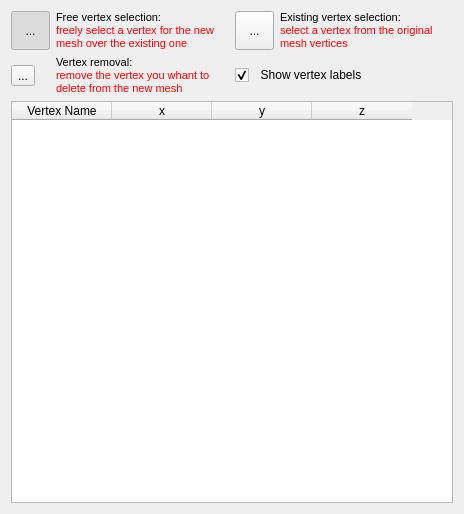
     <widget class="QWidget" name="pageVertexSelect" >
      <property name="geometry" >
       <rect>
        <x>0</x>
        <y>0</y>
        <width>464</width>
        <height>514</height>
       </rect>
      </property>
      <attribute name="label" >
       <string>1 - Vertex selection</string>
      </attribute>
      <layout class="QGridLayout" name="gridLayout_2" >
       <item row="0" column="0" >
        <widget class="QToolButton" name="ButtonSelectVertexFree" >
         <property name="minimumSize" >
          <size>
           <width>39</width>
           <height>39</height>
          </size>
         </property>
         <property name="toolTip" >
          <string>&lt;!DOCTYPE HTML PUBLIC "-//W3C//DTD HTML 4.0//EN" "http://www.w3.org/TR/REC-html40/strict.dtd">
&lt;html>&lt;head>&lt;meta name="qrichtext" content="1" />&lt;style type="text/css">
p, li { white-space: pre-wrap; }
&lt;/style>&lt;/head>&lt;body style=" font-family:'MS Shell Dlg 2'; font-size:9pt; font-weight:400; font-style:normal;">
&lt;p style=" margin-top:0px; margin-bottom:0px; margin-left:0px; margin-right:0px; -qt-block-indent:0; text-indent:0px; font-size:8pt;">Free vertex selection&lt;/p>&lt;/body>&lt;/html></string>
         </property>
         <property name="text" >
          <string>...</string>
         </property>
         <property name="icon" >
          <iconset>
           <normaloff>://images/1-Free_V_Select.png</normaloff>://images/1-Free_V_Select.png</iconset>
         </property>
         <property name="iconSize" >
          <size>
           <width>24</width>
           <height>24</height>
          </size>
         </property>
         <property name="checkable" >
          <bool>true</bool>
         </property>
         <property name="checked" >
          <bool>true</bool>
         </property>
         <property name="autoExclusive" >
          <bool>true</bool>
         </property>
        </widget>
       </item>
       <item row="0" column="1" >
        <widget class="QLabel" name="label_6" >
         <property name="text" >
          <string>&lt;!DOCTYPE HTML PUBLIC "-//W3C//DTD HTML 4.0//EN" "http://www.w3.org/TR/REC-html40/strict.dtd">
&lt;html>&lt;head>&lt;meta name="qrichtext" content="1" />&lt;style type="text/css">
p, li { white-space: pre-wrap; }
&lt;/style>&lt;/head>&lt;body style=" font-family:'MS Shell Dlg 2'; font-size:9pt; font-weight:400; font-style:normal;">
&lt;p style=" margin-top:0px; margin-bottom:0px; margin-left:0px; margin-right:0px; -qt-block-indent:0; text-indent:0px; font-size:8pt;">&lt;span style=" color:#000000;">Free vertex selection:&lt;/span>&lt;/p>
&lt;p style=" margin-top:0px; margin-bottom:0px; margin-left:0px; margin-right:0px; -qt-block-indent:0; text-indent:0px; font-size:8pt; color:#ff0000;">freely select a vertex for the new mesh over the existing one&lt;/p>&lt;/body>&lt;/html></string>
         </property>
         <property name="wordWrap" >
          <bool>true</bool>
         </property>
        </widget>
       </item>
       <item row="0" column="2" >
        <widget class="QToolButton" name="ButtonSelectVertex" >
         <property name="minimumSize" >
          <size>
           <width>39</width>
           <height>39</height>
          </size>
         </property>
         <property name="toolTip" >
          <string>&lt;!DOCTYPE HTML PUBLIC "-//W3C//DTD HTML 4.0//EN" "http://www.w3.org/TR/REC-html40/strict.dtd">
&lt;html>&lt;head>&lt;meta name="qrichtext" content="1" />&lt;style type="text/css">
p, li { white-space: pre-wrap; }
&lt;/style>&lt;/head>&lt;body style=" font-family:'MS Shell Dlg 2'; font-size:9pt; font-weight:400; font-style:normal;">
&lt;p style=" margin-top:0px; margin-bottom:0px; margin-left:0px; margin-right:0px; -qt-block-indent:0; text-indent:0px; font-size:8pt;">Existing verices selection&lt;/p>&lt;/body>&lt;/html></string>
         </property>
         <property name="text" >
          <string>...</string>
         </property>
         <property name="icon" >
          <iconset>
           <normaloff>://images/1-Exist_V_Select.png</normaloff>://images/1-Exist_V_Select.png</iconset>
         </property>
         <property name="iconSize" >
          <size>
           <width>24</width>
           <height>24</height>
          </size>
         </property>
         <property name="checkable" >
          <bool>true</bool>
         </property>
         <property name="checked" >
          <bool>false</bool>
         </property>
         <property name="autoExclusive" >
          <bool>true</bool>
         </property>
        </widget>
       </item>
       <item row="0" column="3" >
        <widget class="QLabel" name="label_11" >
         <property name="text" >
          <string>&lt;!DOCTYPE HTML PUBLIC "-//W3C//DTD HTML 4.0//EN" "http://www.w3.org/TR/REC-html40/strict.dtd">
&lt;html>&lt;head>&lt;meta name="qrichtext" content="1" />&lt;style type="text/css">
p, li { white-space: pre-wrap; }
&lt;/style>&lt;/head>&lt;body style=" font-family:'MS Shell Dlg 2'; font-size:9pt; font-weight:400; font-style:normal;">
&lt;p style=" margin-top:0px; margin-bottom:0px; margin-left:0px; margin-right:0px; -qt-block-indent:0; text-indent:0px; font-size:8pt;">&lt;span style=" color:#000000;">Existing vertex selection: &lt;/span>&lt;/p>
&lt;p style=" margin-top:0px; margin-bottom:0px; margin-left:0px; margin-right:0px; -qt-block-indent:0; text-indent:0px; font-size:8pt; color:#ff0000;">select a vertex from the original mesh vertices&lt;/p>&lt;/body>&lt;/html></string>
         </property>
         <property name="wordWrap" >
          <bool>true</bool>
         </property>
        </widget>
       </item>
       <item row="1" column="0" >
        <widget class="QToolButton" name="ButtonDeSelectVertex" >
         <property name="toolTip" >
          <string>&lt;!DOCTYPE HTML PUBLIC "-//W3C//DTD HTML 4.0//EN" "http://www.w3.org/TR/REC-html40/strict.dtd">
&lt;html>&lt;head>&lt;meta name="qrichtext" content="1" />&lt;style type="text/css">
p, li { white-space: pre-wrap; }
&lt;/style>&lt;/head>&lt;body style=" font-family:'MS Shell Dlg 2'; font-size:9pt; font-weight:400; font-style:normal;">
&lt;p style=" margin-top:0px; margin-bottom:0px; margin-left:0px; margin-right:0px; -qt-block-indent:0; text-indent:0px;">Selected vertices eraser&lt;/p>&lt;/body>&lt;/html></string>
         </property>
         <property name="text" >
          <string>...</string>
         </property>
         <property name="icon" >
          <iconset>
           <normaloff>://images/1-Vertex_remove.png</normaloff>://images/1-Vertex_remove.png</iconset>
         </property>
         <property name="iconSize" >
          <size>
           <width>32</width>
           <height>32</height>
          </size>
         </property>
         <property name="checkable" >
          <bool>true</bool>
         </property>
         <property name="autoExclusive" >
          <bool>true</bool>
         </property>
        </widget>
       </item>
       <item row="1" column="1" >
        <widget class="QLabel" name="label_12" >
         <property name="text" >
          <string>&lt;!DOCTYPE HTML PUBLIC "-//W3C//DTD HTML 4.0//EN" "http://www.w3.org/TR/REC-html40/strict.dtd">
&lt;html>&lt;head>&lt;meta name="qrichtext" content="1" />&lt;style type="text/css">
p, li { white-space: pre-wrap; }
&lt;/style>&lt;/head>&lt;body style=" font-family:'MS Shell Dlg 2'; font-size:9pt; font-weight:400; font-style:normal;">
&lt;p style=" margin-top:0px; margin-bottom:0px; margin-left:0px; margin-right:0px; -qt-block-indent:0; text-indent:0px; font-size:8pt;">&lt;span style=" color:#000000;">Vertex removal: &lt;/span>&lt;/p>
&lt;p style=" margin-top:0px; margin-bottom:0px; margin-left:0px; margin-right:0px; -qt-block-indent:0; text-indent:0px; font-size:8pt; color:#ff0000;">remove the vertex you whant to delete from the new mesh&lt;/p>&lt;/body>&lt;/html></string>
         </property>
         <property name="wordWrap" >
          <bool>true</bool>
         </property>
        </widget>
       </item>
       <item row="2" column="0" colspan="4" >
        <widget class="QTableWidget" name="Vtable" >
         <property name="maximumSize" >
          <size>
           <width>16777215</width>
           <height>16777215</height>
          </size>
         </property>
         <property name="frameShadow" >
          <enum>QFrame::Plain</enum>
         </property>
         <property name="columnCount" >
          <number>4</number>
         </property>
         <column>
          <property name="text" >
           <string>Vertex Name</string>
          </property>
         </column>
         <column>
          <property name="text" >
           <string>x</string>
          </property>
         </column>
         <column>
          <property name="text" >
           <string>y</string>
          </property>
         </column>
         <column>
          <property name="text" >
           <string>z</string>
          </property>
         </column>
        </widget>
       </item>
       <item row="1" column="2" colspan="2" >
        <widget class="QCheckBox" name="checkBox_2" >
         <property name="text" >
          <string>  Show vertex labels</string>
         </property>
         <property name="checked" >
          <bool>true</bool>
         </property>
        </widget>
       </item>
      </layout>
     </widget>
